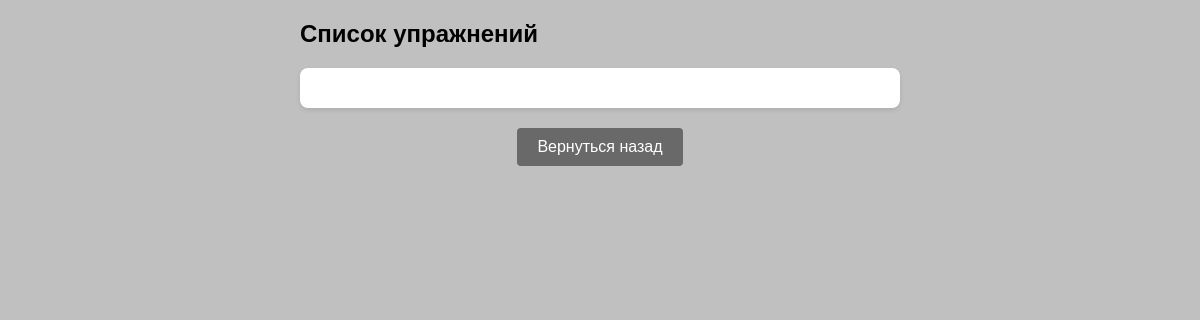
/workout/TESTLIST.html (signed in), run on an earlier commit of the app's database.
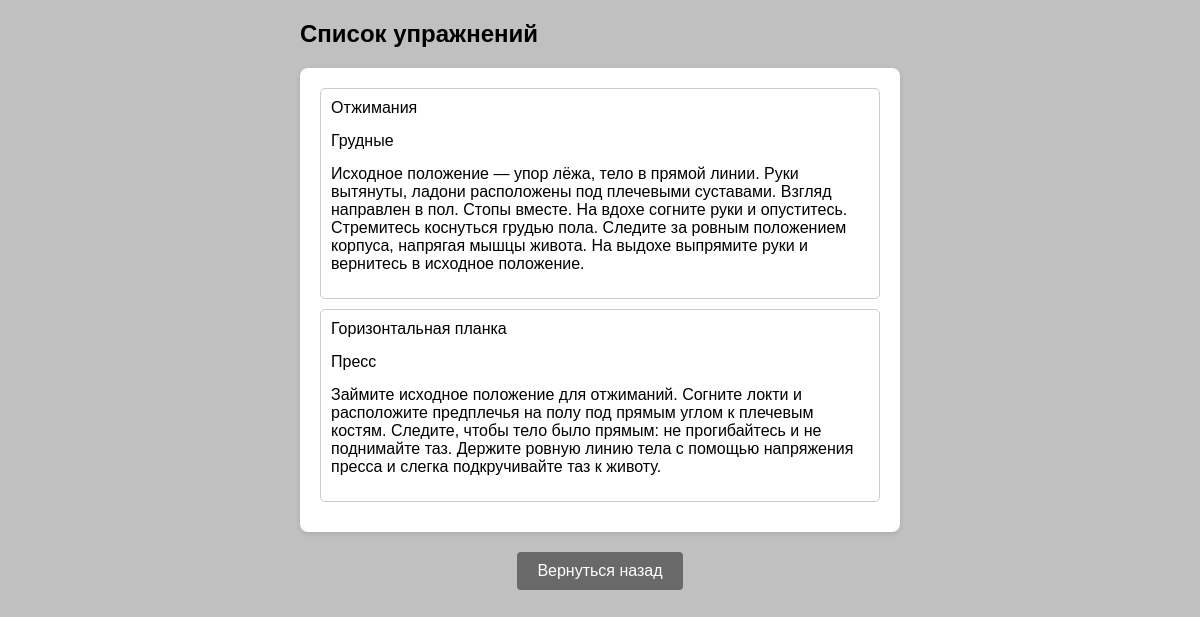
And on a later commit of the database.
### fastfitworkout/models.py (models this page shows, shortened)
class Exercise(models.Model):
    exercise_name = models.CharField(max_length=64)
    muscle_group = models.CharField(max_length=64)
    technique_description = models.CharField(max_length=512)

### fastfitworkout/views.py (the view)
# urls.py: path('TESTLIST.html', views.ViewListExercises.as_view(), name="TESTLIST"),
class ViewListExercises(LoginRequiredMixin, ListView):
    model = Exercise
    template_name = 'TESTLIST.html'
    context_object_name = 'Exercises'

### fastfitweb/templates/TESTLIST.html (shortened to what this page needs)
<!DOCTYPE html>
<html lang="ru">
<head>
</head>
<body>
    <div class="container">
        <h2>Список упражнений</h2>
        <div class="exercise-list">
			{% block content %}
				{% for exercise in Exercises %}
					<div class="exercise-item">
                        <span>{{ exercise.exercise_name }}</span>
						<span>{{ exercise.muscle_group }}</span>
						<span>{{ exercise.technique_description }}</span>
					</div>
				{% endfor %}
			{% endblock content %}
        </div>
        <div class="back-button">
            <button onclick="goBack()">Вернуться назад</button>
        </div>
    </div>
</body>
</html>

### fastfitweb/templates/TESTLIST.html (style rules this page uses)
body { font-family: Arial, sans-serif; display: flex; justify-content: center; align-items: flex-start; background-color: #c0c0c0; margin: 0; padding: 20px; }
.container { width: 600px; }
.exercise-list { padding: 20px; background-color: #fff; border-radius: 8px; box-shadow: 0 2px 5px rgba(0, 0, 0, 0.1); }
h2 { margin-top: 0; }
.exercise-item { margin-bottom: 10px; padding: 10px; border: 1px solid #ccc; border-radius: 5px; }
.exercise-item span { display: block; margin-bottom: 15px; }
.back-button { margin-top: 20px; text-align: center; }
.back-button button { padding: 10px 20px; background-color: #696969; color: #fff; border: none; border-radius: 4px; font-size: 16px; cursor: pointer; }

What changed in the data, as far as the page shows it:
added Exercise: exercise_name "Отжимания", muscle_group "Грудные", technique_description "Исходное положение — упор лёжа, тело в прямой линии. Руки вытянуты, ладони расположены под плечевыми суставами. Взгляд направлен в пол. Стопы вместе. На вдохе согните руки и опуститесь. Стремитесь коснуться грудью пола. Следите за ровным положением корпуса, напрягая мышцы живота. На выдохе выпрямите руки и вернитесь в исходное положение."
added Exercise: exercise_name "Горизонтальная планка", muscle_group "Пресс", technique_description "Займите исходное положение для отжиманий. Согните локти и расположите предплечья на полу под прямым углом к плечевым костям. Следите, чтобы тело было прямым: не прогибайтесь и не поднимайте таз. Держите ровную линию тела с помощью напряжения пресса и слегка подкручивайте таз к животу."
